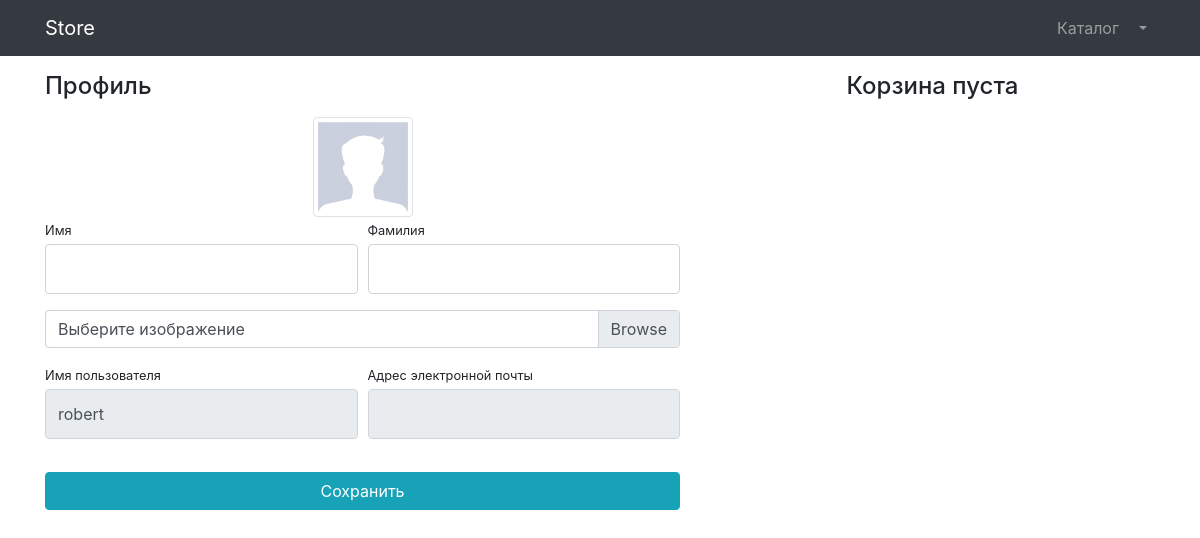
Before: /users/profile/1/ (signed in) with the older database file.
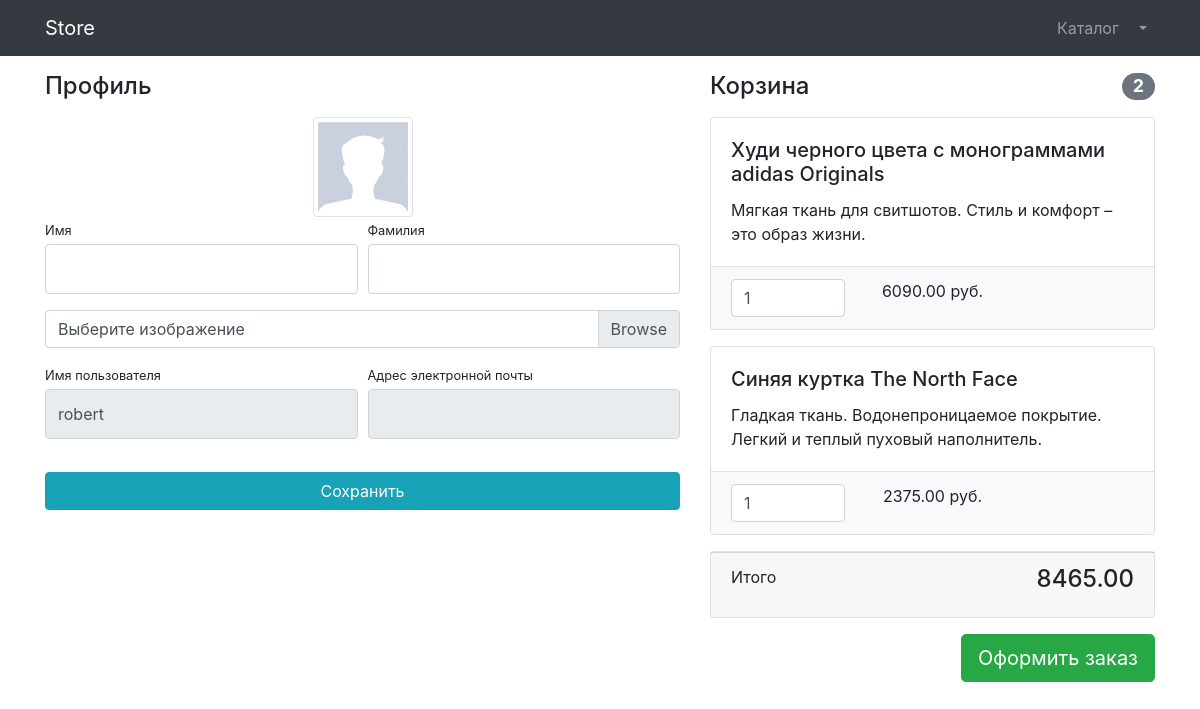
After: the same page with the newer database file.
### users/models.py (models this page shows)
class User(AbstractUser):
    image = models.ImageField(upload_to='users_images', null=True, blank=True)
    is_verified_email = models.BooleanField(default=False)

### products/models.py (models this page shows, shortened)
class Basket(models.Model):
    user = models.ForeignKey(to=User, on_delete=models.CASCADE)
    product = models.ForeignKey(to=Product, on_delete=models.CASCADE)
    quantity = models.PositiveIntegerField(default=0)
    created_timestamp = models.DateTimeField(auto_now_add=True)
    objects = BasketQuerySet.as_manager()
    def sum(self):
        return self.product.price * self.quantity

class Product(models.Model):
    name = models.CharField(max_length=256)
    description = models.TextField()
    price = models.DecimalField(max_digits=6, decimal_places=2)
    quantity = models.PositiveIntegerField(default=0)
    image = models.ImageField(upload_to='products_images')
    category = models.ForeignKey(to=ProductCategory, on_delete=models.CASCADE)
    class Meta:
        verbose_name = 'product'
        verbose_name_plural = 'products'

### users/views.py (the view, shortened to what this page needs)
# urls.py: path('profile/<int:pk>/', login_required(UserProfileView.as_view()), name='profile'),
class UserProfileView(TitleMixin, UpdateView):
    model = User
    form_class = UserProfileForm
    template_name = 'users/profile.html'
    title = 'Store - Личный кабинет'

### users/forms.py
class UserProfileForm(UserChangeForm):
    first_name = forms.CharField(widget=forms.TextInput(attrs={'class': 'form-control py-4'}))
    last_name = forms.CharField(widget=forms.TextInput(attrs={'class': 'form-control py-4'}))
    image = forms.ImageField(widget=forms.FileInput(attrs={'class': 'custom-file-label'}), required=False)
    username = forms.CharField(widget=forms.TextInput(attrs={'class': 'form-control py-4', 'readonly': True}))
    email = forms.CharField(widget=forms.TextInput(attrs={'class': 'form-control py-4', 'readonly': True}))
    class Meta:
        model = User
        fields = ('first_name', 'last_name', 'image', 'username', 'email')

### common/views.py (called while the page is built)
    def get_context_data(self, **kwargs):
        context = super(TitleMixin, self).get_context_data(**kwargs)
        context['title'] = self.title
        return context

### products/context_processors.py (called while the page is built)
def baskets(request):
    user = request.user
    return {'baskets': Basket.objects.filter(user=user) if user.is_authenticated else []}

### products/models.py (called while the page is built)
    def total_sum(self):
        return sum(basket.sum() for basket in self)

    def total_quantity(self):
        return sum(basket.quantity for basket in self)

### users/templates/users/profile.html (shortened to what this page needs)
{% extends 'products/base.html' %}
{% load static %}
{% block css %}
    <link href="{% static '/vendor/css/profile.css'%}" rel="stylesheet">
{% endblock %}
{% block content%}
    <div class="container">
        <div class="row">
            <div class="col-lg-7">
                <h4 class="mt-3 mb-3">Профиль</h4>
                <div class="col-lg-12 text-center">
                    <img width="100" height="100"
                         src="{% if user.image %} {{ user.image.url }} {% else %}  {% static 'vendor/img/users/default_avatar.jpg'%} {% endif %}"
                         class="img-thumbnail">
                </div>
                <form action="{% url 'users:profile' user.id %}" method="post" enctype="multipart/form-data">
                    <div class="form-row">
                        <div class="col-lg-6">
                            <div class="form-group">
                                <label class="small mb-1" for="{{ form.first_name.id_for_label }}">Имя</label>
                                {{ form.first_name }}
                            </div>
                        </div>
                        <div class="col-lg-6">
                            <div class="form-group">
                                <label class="small mb-1" for="{{ form.last_name.id_for_label }}">Фамилия</label>
                                {{ form.last_name }}
                            </div>
                        </div>
                    </div>
                    <div class="form-row mb-2">
                        <div class="col-lg-12">
                            <div class="custom-file">
                                <label class="custom-file-label" for="{{ form.image.id_for_label }}">Выберите
                                    изображение</label>
                            </div>
                        </div>
                    </div>
                    <div class="form-row">
                        <div class="col-lg-6">
                            <label class="small mb-1" for="{{ form.username.id_for_label }}">Имя пользователя</label>
                            {{ form.username }}
                        </div>
                        <div class="col-lg-6">
                            <label class="small mb-1" for="{{ form.email.id_for_label }}">Адрес электронной
                                почты</label>
                            {{ form.email }}
                        </div>
                    </div>
                    <div class="form-row">
                        <div class="col-lg-12" style="margin-top: 33px;">
                            <input class="btn btn-info btn-block" type="submit" value="Сохранить">
                        </div>
                    </div>
                </form>
            </div>
            <div class="col-lg-5">
                {% include 'products/baskets.html' %}
            </div>
        </div>
    </div>
{% endblock%}

### products/templates/products/base.html (shortened to what this page needs)
{% load static %}
<!DOCTYPE html>
<html lang="en">
<head>
    <link href="{% static '/vendor/bootstrap/css/bootstrap.min.css' %}" rel="stylesheet">
    {% block css %} {% endblock %}
</head>
<body>
<nav class="navbar navbar-expand-lg navbar-dark bg-dark fixed-top">
    <div class="container">
        <a class="navbar-brand" href="{% url 'index' %}">Store</a>
        <div class="collapse navbar-collapse" id="navbarResponsive">
            <ul class="navbar-nav ml-auto">
                <li class="nav-item">
                    <a class="nav-link" href="{% url 'products:index' %}">Каталог
                    </a>
                </li>
                {% if user.is_authenticated %}
                    <li class="nav-item dropdown">
                    <a class="nav-link dropdown-toggle" href="#" id="navbarDropdown" role="button"
                       data-bs-toggle="dropdown" aria-expanded="false">
                    </a>
                </li>
                {% else %}
                    <li class="nav-item">
                    <a class="nav-link" href="{% url 'users:login' %}">Войти <i class="fas fa-sign-in-alt"></i></a>
                    </li>
                {% endif %}
            </ul>
        </div>
    </div>
</nav>
{% block  content %} {% endblock %}
</body>
</html>

### products/templates/products/baskets.html (shortened to what this page needs)
{% if baskets %}
    <h4 class="mt-3 mb-3 d-flex justify-content-between align-items-center mb-3">
                    Корзина <span class="badge badge-secondary badge-pill"> {{ baskets.total_quantity }} </span>
                </h4>
                {% for basket in baskets %}
                    <div class="card mb-3">
                    <div class="card-body">
                        <h5 class="card-title"> {{ basket.product.name }} </h5>
                        <p class="card-text">{{ basket.product.description }} </p>
                    </div>
                    <ul class="list-group list-group-flush">
                        <li class="list-group-item bg-light">
                            <div class="row text-center">
                                <div class="col-lg-4">
                                    <input name="basketID" type="number" class="form-control"
                                           value="{{ basket.quantity }}" min="0">
                                </div>
                                <div class="col-lg-4">{{ basket.sum }} руб.</div>
                                <div class="col-lg-4">
                                </div>
                            </div>
                        </li>
                    </ul>
                </div>
                {% endfor %}
                <div class="card mb-3">
                    <div class="card-footer">
                        <p class="float-left">Итого</p>
                        <h4 class="float-right"> {{ baskets.total_sum }} </h4>
                    </div>
                </div>
                <a class="btn btn-success btn-lg float-right" href="../orders/order-create.html">
                    Оформить заказ
                </a>
{% else %}
    <h4 class="mt-3 mb-3 text-center">
                    Корзина пуста
                </h4>
{% endif %}

Changed rows visible on the page:
added Basket: total_quantity "2", product.name "Худи черного цвета с монограммами adidas Originals", product.description "Мягкая ткань для свитшотов. Стиль и комфорт – это образ жизни.", basketID "1", sum "6090.00", total_sum "8465.00"
added Basket: product.name "Синяя куртка The North Face", product.description "Гладкая ткань. Водонепроницаемое покрытие. Легкий и теплый пуховый наполнитель.", basketID "1", sum "2375.00"
Other visible differences:
text no longer shown: "Корзина пуста"
text now shown: "Корзина Итого Оформить заказ"
